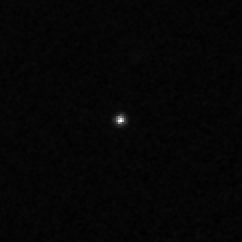
#> input picture analysis_Astrodrz/CID3570/analysis/PSF1.fits, 121 x 121 px (shown 2 times larger); its folder holds 4 pictures in this run; the run also reads 1 picture not shown here
$ python analysis.py   (Python 2 division)   (older library calls are emulated)
#> lines starting #> are read from the running program, lines starting #| are printed output that depends on the picture; pictures that were not available may be replaced by others from this repository, and a replacement may not be noted
### py_tools/flux_profile.py
#!/usr/bin/env python2
# -*- coding: utf-8 -*-
"""
Created on Thu Mar  1 11:20:18 2018

@author: dartoon

Propose:
    derive the SB/tot_flux profile when give a fit.
"""

import numpy as np
from regions import PixCoord, CirclePixelRegion
import astropy.io.fits as pyfits
import matplotlib.pyplot as plt
from matplotlib.ticker import AutoMinorLocator
from matplotlib.colors import LogNorm
from astropy.visualization import SqrtStretch
from astropy.visualization.mpl_normalize import ImageNormalize

# [189 lines left out: functions pix_region, flux_in_region, flux_profile, SB_profile, not called in this run]

def text_in_string_list(text, string_list):
    '''
    Parameter
    --------
        text: a string that could existed in the string_list
        string_list: The list of name
    Return
    --------
        counts:
            how many items have the text,
            The remainds in the string_list which have text.
    '''
    counts = 0
    text_string=[]
    for i in range(len(string_list)):
        if text in string_list[i]:
            counts += 1
            text_string.append(string_list[i])
    return counts, text_string


# [170 lines left out: functions QSO_psfs_compare, profiles_compare, string_find_between, not called in this run]

def cr_mask_img(image, mask_list, mask_reg_cut = 0., cut_org=False):
    '''
    Creat a mask image given a mask_list
        if set cut_org=True, the input image don't need to be cutout (e.g. QSO[cut,cut...]).
    '''
    if cut_org ==False:
        mask = np.ones(image.shape)
        for i in range(len(mask_list)):
            mask *= cr_mask(image=image, filename=mask_list[i],mask_reg_cut=mask_reg_cut)
    elif cut_org ==True:
        cut = mask_reg_cut
        mask_org = np.ones(image.shape)
        for i in range(len(mask_list)):
            mask_org *= cr_mask(image=image, filename=mask_list[i])
        mask = np.ones(image[cut:-cut,cut:-cut].shape)
        mask = mask_org[cut:-cut,cut:-cut]
    return mask

# [311 lines left out: functions cr_mask, total_compare, make_ticklabels_invisible, coordinate_arrows, scale_bar, cal_bkg_var and 1 more, not called in this run]

def gaussian(x, mean, amplitude, standard_deviation):
    return amplitude * np.exp( - ((x - mean) / standard_deviation) ** 2)

# [18 lines left out: function fit_bkg_as_gaussian, not called in this run]

### py_tools/psfs_average.py
#!/usr/bin/env python2
# -*- coding: utf-8 -*-
"""
Created on Mon Mar 12 10:57:14 2018

@author: Dartoon

Doing the PSFs average given a list of PSF
"""

import numpy as np
from flux_profile import text_in_string_list,cr_mask
import matplotlib.pylab as plt
from matplotlib.colors import LogNorm

def psf_ave(psfs_list, not_count=(), mode = 'CI',  mask_list=['default.reg']):
    '''
    Produce the average for a list of psfs.


    Parameter
    --------
        psfs_list:
            A raw list of psfs array.
        mode: the way to do the average.
            'direcity':
                directly do the average of the scaled PSF
            'CI':
                Consider center (1/3 region) Intensity of the PSF. (weighted by
                the root-square of the intensity),---as the noise of PSF is most
                related to the Poission noise.The SNR of the image is related to
                root-square of the image.
            'CI_tot'
                Silimar to CI, but use the total flux.
            'mid'
                Select the median value. But, four PSFs were recommed to load.
        no_count:
            The serial No. of psf which not considered.
        mask_list:
            A list include all the mask.reg names
    Return
    --------
        A averaged and scaled PSF.
    '''
    ### masked PSF give the region.
    psf_NO = len(psfs_list)
    for i in range (psf_NO):
        if psfs_list[i] is None:
            psfs_list[i] = np.zeros_like([x for x in psfs_list if x is not None][0])
    psfs_l_msk = np.ones_like(psfs_list)  # To load the PSF plus masked area
    for i in range(psf_NO):
        if i in not_count:
            print "The PSF{0} is not count".format(i)
            psfs_l_msk[i] = np.zeros_like(psfs_list[i])
        else:
            msk_counts, mask_lists = text_in_string_list("PSF{0}_".format(i), mask_list)
            mask = np.ones(psfs_list[i].shape)
            if msk_counts != 0:
                for j in range(msk_counts):
                    mask *= cr_mask(image=psfs_list[i], filename=mask_lists[j])
            psfs_l_msk[i] = psfs_list[i] * mask
# [6 lines of commented-out code are left out]
    if mode =='direct':
        for i in range(psf_NO):
            if psfs_l_msk[i].sum() != 0:
                psfs_l_msk[i] /= psfs_l_msk[i].sum()  # scale the image to a same level
#        print np.where(np.isclose(psfs_l_msk,0))
        psf_ave = np.nanmean(np.where(np.isclose(psfs_l_msk,0), np.nan, psfs_l_msk), axis=0)
#        print psf_ave.sum()
        psf_std = np.nanstd(np.where(np.isclose(psfs_l_msk,0), np.nan, psfs_l_msk), axis=0)
        psf_std /= psf_ave.sum()
        psf_ave /= psf_ave.sum()
    elif mode == 'CI':
        weights = np.zeros(psf_NO)
        for i in range(psf_NO):
            box_c = len(psfs_l_msk[i])/2
            box_r = len(psfs_l_msk[i])/6
            if psfs_l_msk[i].sum() != 0:
                weights[i] = np.sqrt(np.sum(psfs_l_msk[i][box_c-box_r:box_c+box_r,box_c-box_r:box_c+box_r]))  # set weight based on their intensity (SNR)
                print "Sum flux for PSF center",i , ":", psfs_l_msk[i][box_c-box_r:box_c+box_r,box_c-box_r:box_c+box_r].sum()
                psfs_l_msk[i] /= weights[i] **2  # scale the image to a same level
        print "The final weights for doing the average:\n", weights
#        print abs(psfs_l_msk[3]).min()
        psfs_msk2nan=np.where(np.isclose(psfs_l_msk,0, rtol=1e-10, atol=1e-09), np.nan, psfs_l_msk)
        cleaned_psfs = np.ma.masked_array(psfs_msk2nan,np.isnan(psfs_msk2nan))
#        plt.imshow(cleaned_psfs.mask[5],origin = 'low')
#        plt.show()
        psf_ave = np.ma.average(cleaned_psfs,axis=0,weights=weights)
        diffs = (psfs_l_msk-psf_ave)**2
        diffs_msk2nan=np.where(np.isclose(psfs_l_msk,0, rtol=1e-10, atol=1e-09), np.nan, diffs)
        cleaned_diffs = np.ma.masked_array(diffs_msk2nan,np.isnan(diffs_msk2nan))
        psf_variance = np.ma.average(cleaned_diffs, weights=weights,axis=0)
        psf_std = np.sqrt(psf_variance)
        psf_std /= psf_ave.sum()
        psf_ave /= psf_ave.sum()
        psf_std = psf_std.data
        psf_ave = psf_ave.data
    elif mode == 'CI_tot':
        weights = np.zeros(psf_NO)
        for i in range(psf_NO):
            if psfs_l_msk[i].sum() != 0:
                weights[i] = np.sqrt(np.sum(psfs_l_msk[i]))  # set weight based on their intensity (SNR)
                print "Sum flux for PSF",i , ":", psfs_l_msk[i].sum()
                psfs_l_msk[i] /= psfs_l_msk[i].sum()  # scale the image to a same level
        print "The final weights for doing the average:\n", weights
#        print abs(psfs_l_msk[3]).min()
        psfs_msk2nan=np.where(np.isclose(psfs_l_msk,0, rtol=1e-10, atol=1e-09), np.nan, psfs_l_msk)
        cleaned_psfs = np.ma.masked_array(psfs_msk2nan,np.isnan(psfs_msk2nan))
#        plt.imshow(cleaned_psfs.mask[5],origin = 'low')
#        plt.show()
        psf_ave = np.ma.average(cleaned_psfs,axis=0,weights=weights)
        diffs = (psfs_l_msk-psf_ave)**2
        diffs_msk2nan=np.where(np.isclose(psfs_l_msk,0, rtol=1e-10, atol=1e-09), np.nan, diffs)
        cleaned_diffs = np.ma.masked_array(diffs_msk2nan,np.isnan(diffs_msk2nan))
        psf_variance = np.ma.average(cleaned_diffs, weights=weights,axis=0)
        psf_std = np.sqrt(psf_variance)
        psf_std /= psf_ave.sum()
        psf_ave /= psf_ave.sum()
        psf_std = psf_std.data
        psf_ave = psf_ave.data
    elif mode == 'mid':
        weights = np.zeros(psf_NO)
        for i in range(psf_NO):
            box_c = len(psfs_l_msk[i])/2
            box_r = len(psfs_l_msk[i])/6
            if psfs_l_msk[i].sum() != 0:
                weights[i] = np.sqrt(np.sum(psfs_l_msk[i][box_c-box_r:box_c+box_r,box_c-box_r:box_c+box_r]))  # set weight based on their intensity (SNR)
                psfs_l_msk[i] /= weights[i] **2  # scale the image to a same level
        sz = len(psfs_l_msk[0])
        psf_ave = np.zeros_like(psfs_l_msk[0])
        for i in range(sz):
            for j in range(sz):
                psf_cell = psfs_l_msk[:,i,j]
                psf_cell = psf_cell[psf_cell!=0.]  # Delete the non-zeros.
                psf_ave[i,j] = median(psf_cell)
        psf_ave /= psf_ave.sum()
    # [14 lines of commented-out code are left out]
    else:
        raise ValueError("mode is not defined")
    if mode == 'mid':
        return psf_ave
    else:
        return psf_ave, psf_std


# [60 lines left out: functions median, psf_shift_ave, rebin, not called in this run]

### analysis_Astrodrz/CID3570/analysis/analysis.py
#!/usr/bin/env python2
# -*- coding: utf-8 -*-
"""
Created on Thu Mar 29 20:17:41 2018

@author: Dartoon

On the analysis of CID3570
"""
import numpy as np
import astropy.io.fits as pyfits
import matplotlib.pylab as plt
import glob
import sys
sys.path.insert(0,'../../../py_tools')
from psfs_average import psf_ave
from flux_profile import QSO_psfs_compare, profiles_compare
from matplotlib.colors import LogNorm

ID = 'CID3570'
filt = 'F125w'

# =============================================================================
# Read PSF and QSO image
# =============================================================================
QSO_bkg_value= 0.
psf_name_list = glob.glob("*PSF?.fits") + glob.glob("*PSF??.fits") # Read *.reg files in a list.
PSF_bkg_values = np.zeros(len(psf_name_list))
psf_list = []
#if not count PSF?, just name the file to not_count_PSF?.fits and +1 in the following line.
for i in range(len(psf_name_list)+0):
    if 'PSF{0}.fits'.format(i) in psf_name_list:
        psf_get = pyfits.getdata('PSF{0}.fits'.format(i)) - PSF_bkg_values[i]
        psf_list.append(psf_get)
    else:
        psf_list.append(None)
#> this loop made 4 passes
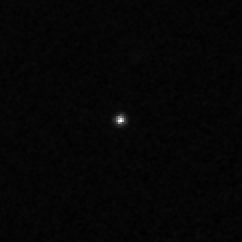
#> input picture analysis_Astrodrz/CID3570/analysis/PSF1.fits, 121 x 121 px (shown 2 times larger)
#> after the loop, psf_list = 4 items
frame_size = 61
frame = '{0}'.format(frame_size)
ct = (121-frame_size)/2     # If want to cut to 61, i.e. (121-61)/2=30
PSF_mask_list = glob.glob("PSF*.reg")   # Read *.reg files in a list.
QSO_im = pyfits.getdata('{0}_cutout.fits'.format(ID)) - QSO_bkg_value

# [29 lines of commented-out code are left out]
from fit_qso import fit_qso, fit_ps
from transfer_to_result import transfer_to_result
from flux_profile import cr_mask_img
background_rms = 0.0069
QSO_mask_list = glob.glob("QSO_msk*.reg")   # Read *.reg files in a list.
QSO_msk = cr_mask_img(QSO_im, QSO_mask_list)
#> after the loop in cr_mask_img, `for i in range(len(mask_list)):`: mask: shape (121, 121) float64; every value is 1
QSO_msk = QSO_msk[ct:-ct,ct:-ct]
#> QSO_msk: shape (61, 61) float64; every value is 1
QSO_im = QSO_im[ct:-ct,ct:-ct]
#QSO_msk = None
QSO_std = pyfits.getdata('wht_err.fits')[ct:-ct,ct:-ct]
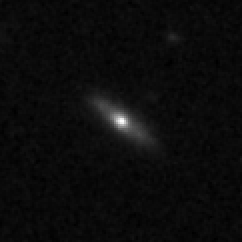
#> input picture analysis_Astrodrz/CID3570/deep_analysis/wht_err.fits, 121 x 121 px, found by its file name (shown 2 times larger)
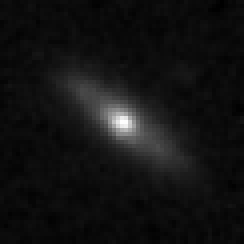
#> QSO_std: shape (61, 61) >f4 (shown 4 times larger); min 0.00513, max 0.0277, mean 0.00682; drawn with min black and max white
# [98 lines of commented-out code are left out]
PSF_mask_list = glob.glob("PSF*.reg")   # Read *.reg files in a list.
count_ele = range(len(psf_name_list))
import re
count_list= [[0,1,3]]
psf_com = [re.sub('\W+', '',repr(count_list[i])) for i in range(len(count_list))]
#psf_com = ['0157', '57','01579', '579']

not_count_list= [] #[(2,3,4,6,8,9), (0,1,2,3,4,6,8,9),(2,3,4,6,8) ,(0,1,2,3,4,6,8)]

for i in range(len(count_list)):
    count_i = [x for x in count_ele if x not in count_list[i]]
    not_count_list.append(count_i)

PSF_aves, PSF_stds = [], []
for i in range(len(not_count_list)):
    psf_ave_i, psf_std_i=psf_ave(psf_list,mode = 'CI', not_count=not_count_list[i],   #0157
                  mask_list=PSF_mask_list)
    psf_ave_i = psf_ave_i[ct:-ct,ct:-ct]
    psf_std_i = psf_std_i[ct:-ct,ct:-ct]
    PSF_aves.append(psf_ave_i)
    PSF_stds.append(psf_std_i)
#> this loop made 1 pass
#> pass 1, `psf_ave_i, psf_std_i=psf_ave(psf_list,mode = 'CI', not_count=not_count..`:
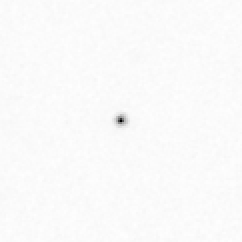
#> psf_ave_i: shape (121, 121) float64 (shown 2 times larger); min -0.194, max 0.00329, mean 6.83e-05; drawn with min black and max white
#> pass 1, `psf_std_i = psf_std_i[ct:-ct,ct:-ct]`:
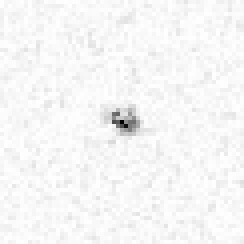
#> psf_std_i: shape (61, 61) float64 (shown 4 times larger); min -0.0252, max -2.1e-07, mean -0.000818; drawn with min black and max white
#> after the loop, PSF_aves = 1 item; PSF_stds = 1 item

prf_list = [QSO_im]+ PSF_aves
#> prf_list = 2 items
scal_list = np.ones(len(PSF_aves)+1)
#> scal_list = [1, 1]
prf_name_list = ['QSO']+ psf_com
#> (the run stopped early here; a loop or call above may not have finished)
